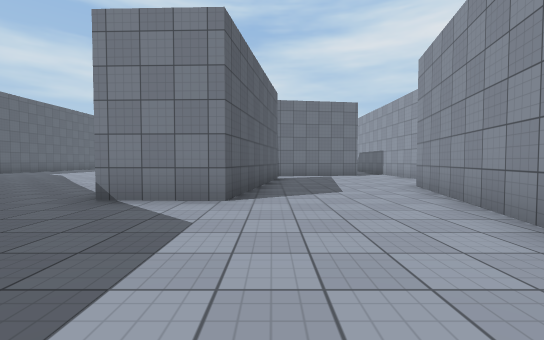
View 1 (above)

15 first-person views from a walk through a 3-D level made in the Unity game engine. The camera is 1.2 m above the floor, tilts 2° down and sees 90° across. The floor is counted in squares, 2 m on a side. Each view is taken from the middle of a square. On the plan, view 1 faces up. The plan holds only what a view shows up to about 9 squares ahead; the rest is blank. Some animated figures are not drawn. Surface patterns are stand-ins for the level's own textures.

View 2
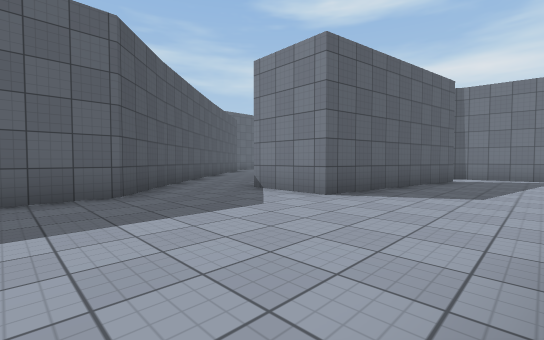

View 3
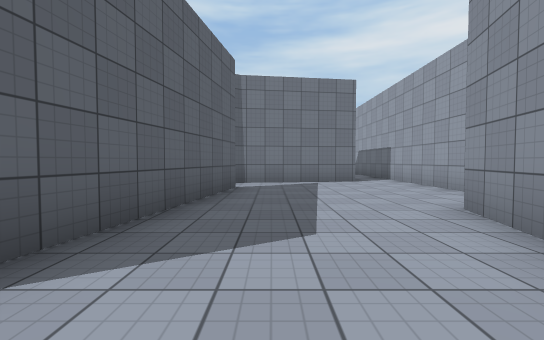

View 4
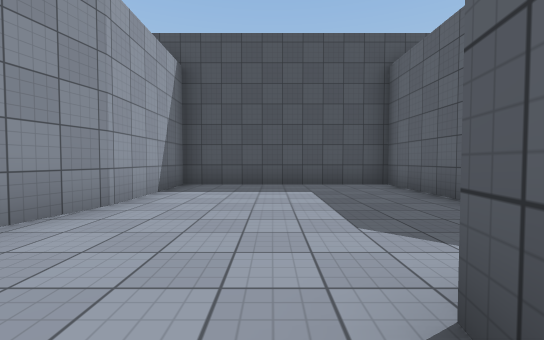

View 5
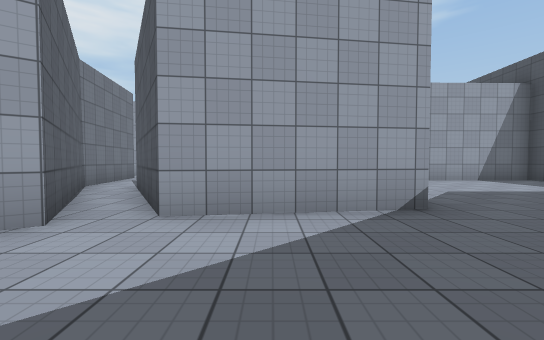

View 6
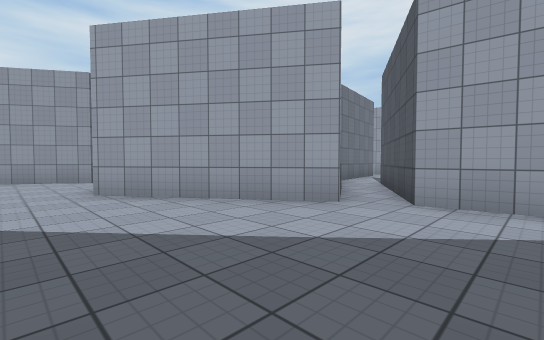

View 7
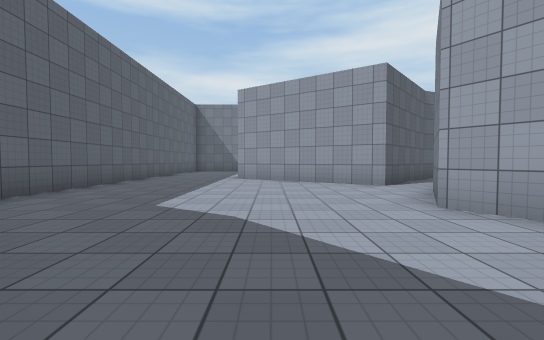

View 8
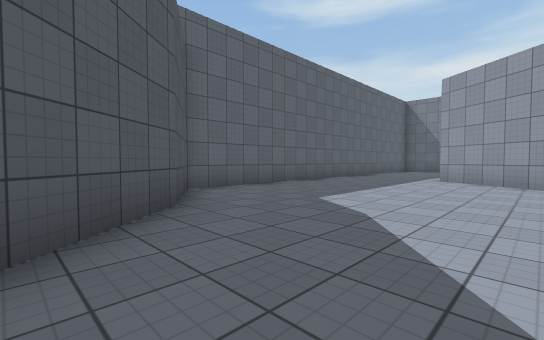

View 9
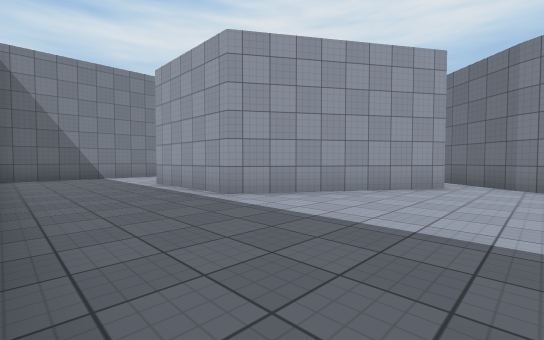

View 10
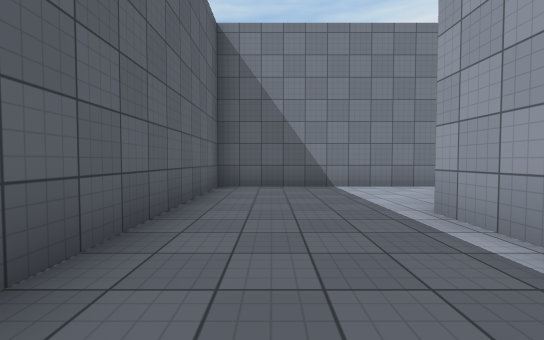

View 11
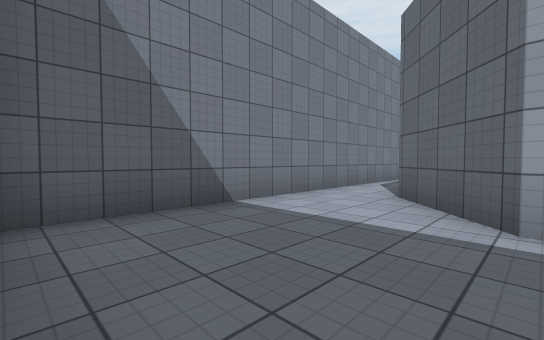

View 12
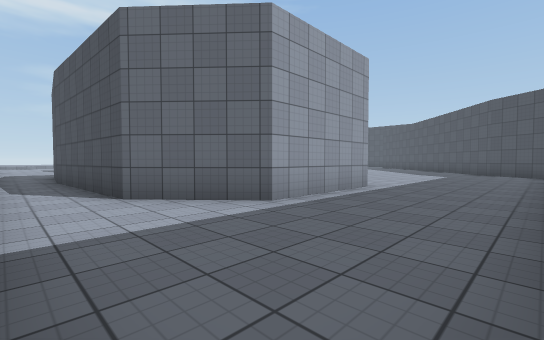

View 13
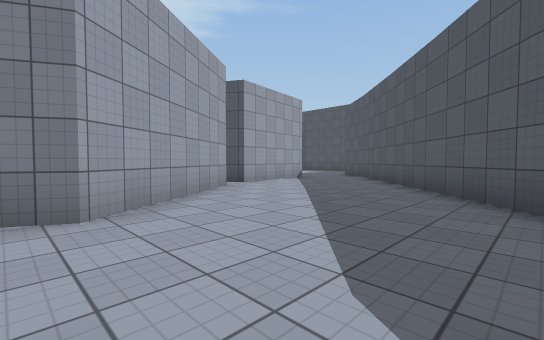

View 14
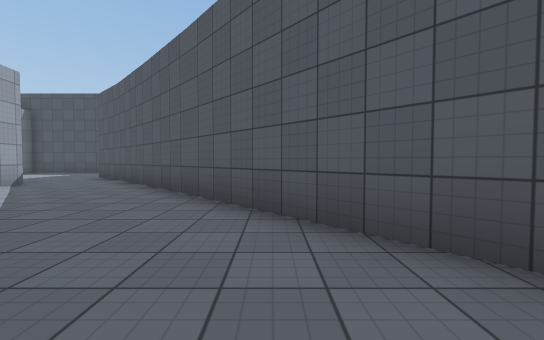

View 15
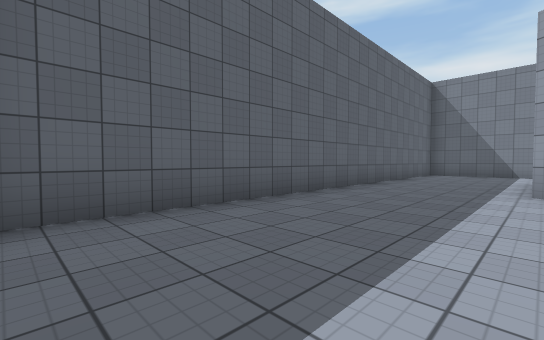

### Floor plan
Points are (right, up) in squares from view 1. A wall is a line through its corners. A room is listed if a view was taken in it or the views show most of it. See-through windows are left out.
Room 1 (views 1, 2, 3, 4)
walls: (2.2, 1.3) (3.4, 6.4); (-3.1, 7.2) (0.2, 9.1) (-0.7, 4) (-2.6, 4.1) (-2.8, 5.5); (-4.4, 2.8) (-2.9, 1.4) (-2.9, -1.8) (2.2, -1.8) (2.2, 1.5); (-5.8, 4.1) (-4.5, 2.6); (4.7, 8.1) (4.7, 10.5); (3.5, 10.8) (0.2, 10.3) (-3.5, 8.1)
ways out: opening at (-4.5, 4.5) to room 2; opening at (4, 11)
Room 2 (views 5, 6, 7, 8, 9, 10, 11, 12, 13, 14, 15)
walls: (-4.9, 13.3) (-3.5, 14.9); (-3, 17) (-5.3, 14.5) (-9.1, 17) (-9.1, 20.1) (-7.4, 21.7) (-4.6, 21.8); (-3.5, 8.1) (-5.9, 11.5) (-4.8, 13.4); (-4.5, 23.2) (-12.2, 23.2) (-12.2, 10.7) (-10.5, 9.7) (-5.8, 4.1); (-2.8, 5.5) (-3.1, 7.2)
ways out: opening at (-4.5, 4.5) to room 1; opening at (-4, 23)

Where each view was taken, in squares from view 1:
view 1: 0 up, 0 right, facing up
view 2: 0 up, 2 right, facing up-left
view 3: 3 up, 1 right, facing up
view 4: 5 up, 0 right, facing down
view 5: 6 up, 6 left, facing right
view 6: 6 up, 7 left, facing up-right
view 7: 8 up, 8 left, facing up
view 8: 8 up, 7 left, facing up-left
view 9: 13 up, 12 left, facing up-right
view 10: 17 up, 11 left, facing up
view 11: 20 up, 12 left, facing up-right
view 12: 23 up, 12 left, facing down-right
view 13: 12 up, 9 left, facing down-right
view 14: 11 up, 9 left, facing down
view 15: 11 up, 9 left, facing up-left
